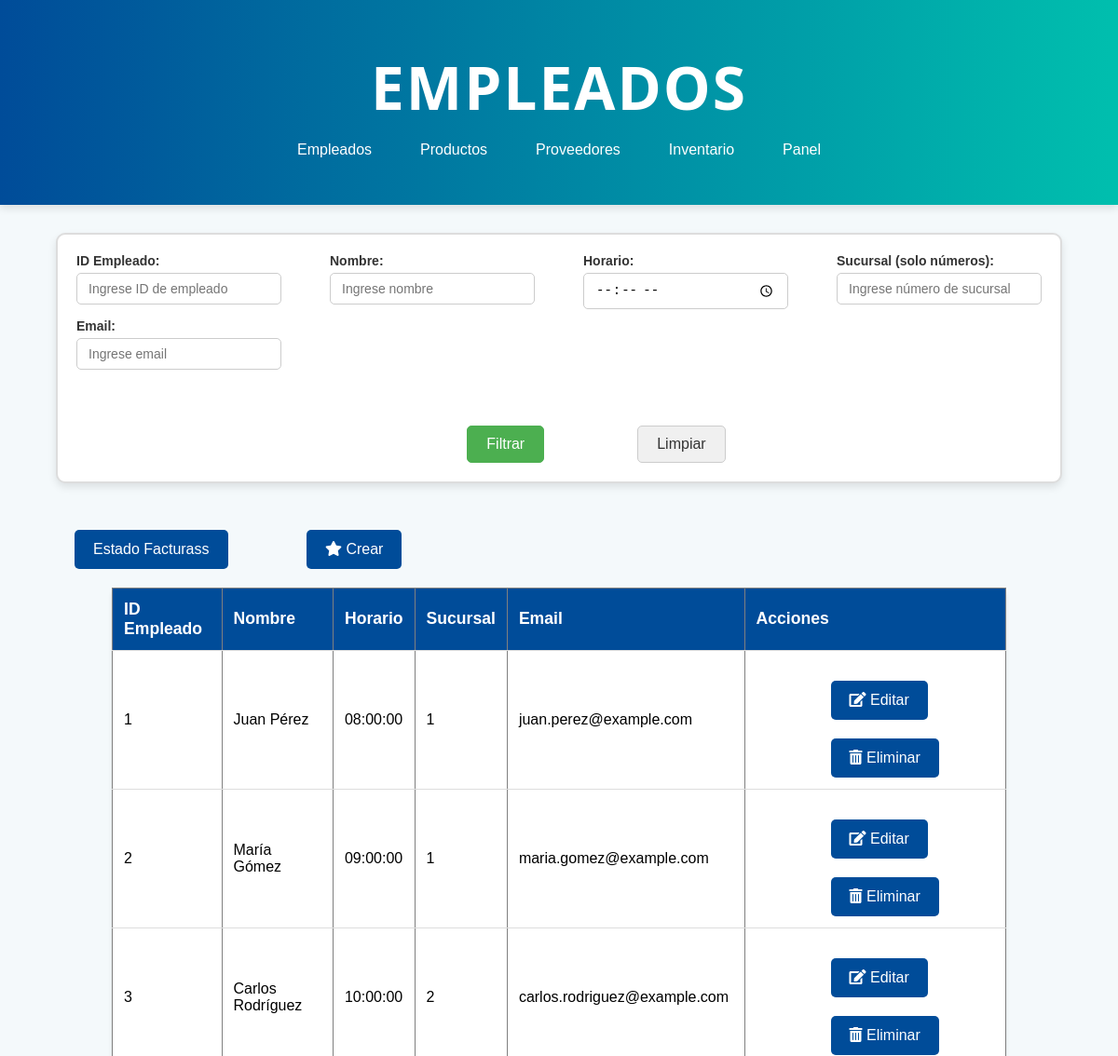
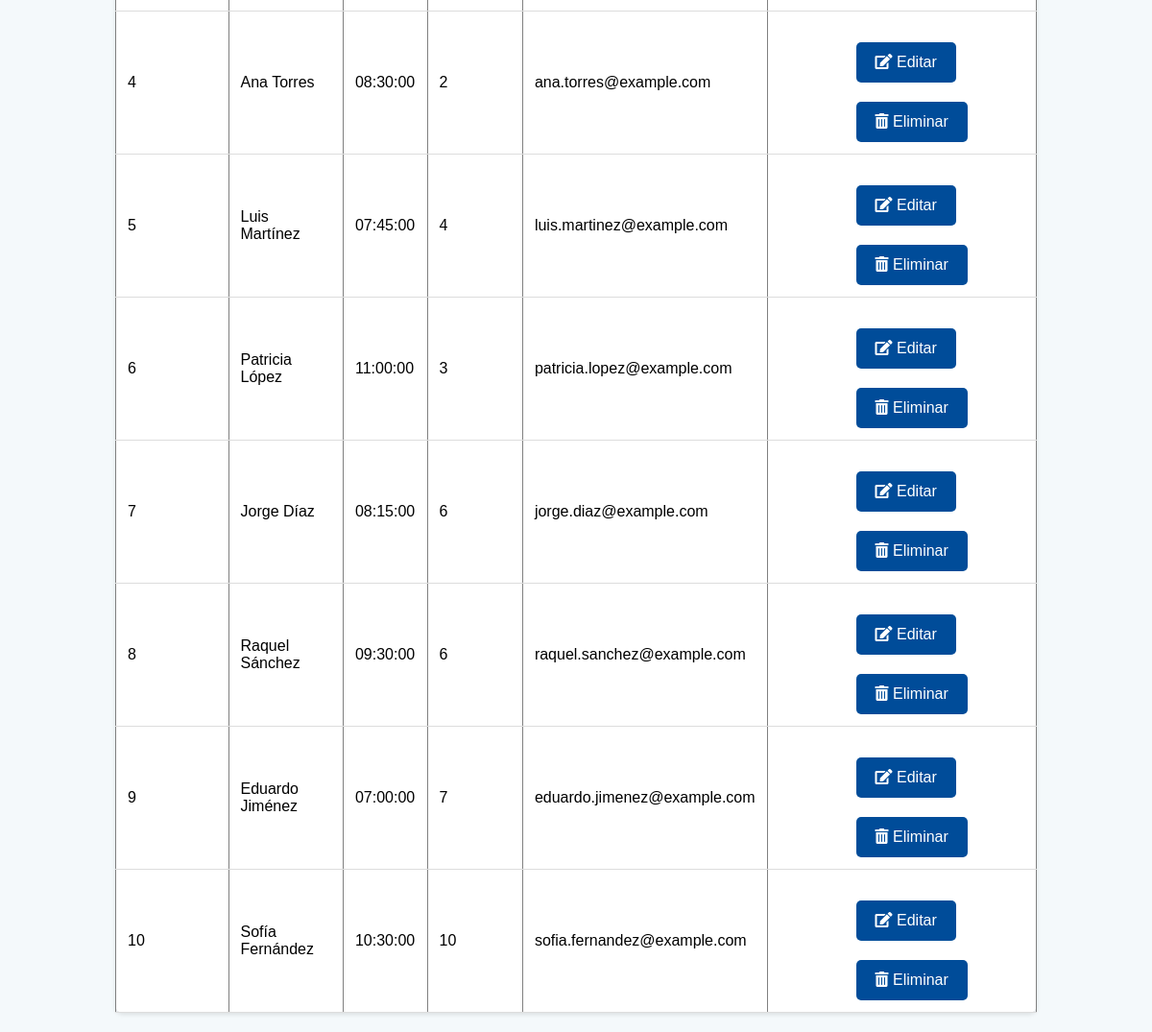
Page /empleado.php on the committed database (2 pictures, top to bottom).
### tables this page shows
CREATE TABLE `empleado` (
  `idEmpleado` int(11) NOT NULL,
  `nombre` varchar(100) NOT NULL,
  `horario` time DEFAULT NULL,
  `sucursal` int(11) NOT NULL,
  `eliminado` int(11) NOT NULL,
  `email` varchar(100) DEFAULT NULL,
  `contrasena` varchar(100) DEFAULT NULL
);

### empleado.php (the view, shortened to what this page needs)
<!DOCTYPE html>
<html lang="es">
<head>
    <link rel="stylesheet" href="css/stylesListas.css">
    <link rel="stylesheet" href="https://cdnjs.cloudflare.com/ajax/libs/font-awesome/5.15.3/css/all.min.css">
</head>
<body>
    <header class="header">
        <h1>Empleados</h1>
        <nav>
            <ul>
            <li><a href="empleado.php">Empleados</a></li>
                <li><a href="producto.php">Productos</a></li>
                <li><a href="proveedor.php">Proveedores</a></li>
                <li><a href="inventario.php">Inventario</a></li>
                <li><a href="administrador.php">Panel</a></li>
            </ul>
        </nav>
    </header>
    <form method="GET" action="">
        <div class="contenedor-filtros">
            <div class="formulario-filtros">
                <div class="filtro">
                    <label for="idEmpleado">ID Empleado:</label>
                    <input type="text" name="idEmpleado" id="idEmpleado" placeholder="Ingrese ID de empleado" value="<?= isset($_GET['idEmpleado']) ? htmlspecialchars($_GET['idEmpleado']) : '' ?>">
                </div>
                <div class="filtro">
                    <label for="nombre">Nombre:</label>
                    <input type="text" name="nombre" id="nombre" placeholder="Ingrese nombre" value="<?= isset($_GET['nombre']) ? htmlspecialchars($_GET['nombre']) : '' ?>">
                </div>
                <div class="filtro">
                    <label for="horario">Horario:</label>
                    <input type="time" name="horario" id="horario" value="<?= isset($_GET['horario']) ? htmlspecialchars($_GET['horario']) : '' ?>">
                </div>
                <div class="filtro">
                    <label for="sucursal">Sucursal (solo números):</label>
                    <input type="number" name="sucursal" id="sucursal" placeholder="Ingrese número de sucursal" value="<?= isset($_GET['sucursal']) ? htmlspecialchars($_GET['sucursal']) : '' ?>" min="1">
                </div>
                <div class="filtro">
                    <label for="email">Email:</label>
                    <input type="email" name="email" id="email" placeholder="Ingrese email" value="<?= isset($_GET['email']) ? htmlspecialchars($_GET['email']) : '' ?>">
                </div>
            </div>
            <div class="botones">
                <button type="submit">Filtrar</button>
                <button type="reset" onclick="resetForm()">Limpiar</button>
            </div>
        </div>
    </form>
    <button onclick="window.location.href='estadosFacturas.php';">Estado Facturass</button>
    <button class='crear' onclick="window.location.href='crearEmpleado.php'">
    <i class='fas fa-star'></i> Crear
</button>
    <table border="1">
        <thead>
            <tr>
                <th>ID Empleado</th>
                <th>Nombre</th>
                <th>Horario</th>
                <th>Sucursal</th>
                <th>Email</th>
                <th>Acciones</th>
            </tr>
        </thead>
        <tbody id="datosEmpleado">
            <?php
            $servername = "localhost";
            $username = "root";
            $password = "";
            $dbname = "drogueriasconfe";
            $conn = new mysqli($servername, $username, $password, $dbname);
            $sql = "SELECT idEmpleado, nombre, horario, sucursal, email FROM empleado WHERE eliminado = 0";
            $result = $conn->query($sql);
            if ($result->num_rows > 0) {
                while ($row = $result->fetch_assoc()) {
                    echo "<tr>
                            <td>" . $row["idEmpleado"] . "</td>
                            <td>" . $row["nombre"] . "</td>
                            <td>" . $row["horario"] . "</td>
                            <td>" . $row["sucursal"] . "</td>
                            <td>" . $row["email"] . "</td>
                            <td>
                                <button class='editar' onclick='editarEmpleado(" . $row["idEmpleado"] . ")'>
                                    <i class='fas fa-edit'></i> Editar
                                </button>
                                <button class='eliminar' onclick='eliminarEmpleado(" . $row["idEmpleado"] . ")'>
                                    <i class='fas fa-trash-alt'></i> Eliminar
                                </button>
                            </td>
                          </tr>";
                }
            } else {
                echo "<tr><td colspan='6'>No se encontraron empleados</td></tr>";
            }
            ?>
        </tbody>
    </table>
</body>
</html>

### css/stylesListas.css (style rules this page uses)
* { box-sizing: border-box; margin: 0; padding: 0; }
body { font-family: Arial, sans-serif; background-color: #f4f9fb; }
header { background: linear-gradient(to right, #004c99, #00bfae); color: white; text-align: center; padding: 50px 20px; box-shadow: 0 4px 8px rgba(0, 0, 0, 0.1); }
header h1 { font-size: 4em; font-family: 'Segoe UI', Tahoma, Geneva, Verdana, sans-serif; font-weight: 700; margin-bottom: 15px; letter-spacing: 2px; text-transform: uppercase; }
nav ul { display: flex; justify-content: center; list-style: none; }
nav ul li { margin: 0 10px; }
nav ul li a { color: #fff; text-decoration: none; padding: 0.5rem 1rem; border-radius: 5px; transition: background-color 0.3s ease; }
table { width: 80%; margin: 20px auto; border-collapse: collapse; background-color: white; box-shadow: 0 2px 4px rgba(0, 0, 0, 0.1); border-radius: 8px; }
th, td { padding: 12px; text-align: left; border-bottom: 1px solid #ddd; }
th { background-color: #004c99; color: white; font-size: 1.1em; }
button { background-color: #004c99; color: white; padding: 12px 20px; border: none; border-radius: 5px; font-size: 1em; cursor: pointer; transition: background-color 0.3s ease; margin-top: 20px; margin-left: 80px; }
.contenedor-filtros { width: 95%; display: flex; flex-direction: column; align-items: center; border: 2px solid #ddd; border-radius: 10px; padding: 20px; box-shadow: 0px 4px 8px rgba(0, 0, 0, 0.1); background-color: #fff; margin: 30px auto; }
.formulario-filtros { display: flex; flex-wrap: wrap; justify-content: space-between; gap: 10px; margin-bottom: 20px; width: 100%; }
.filtro { display: flex; flex-direction: column; width: 220px; min-width: 220px; }
.filtro input { width: 100%; }
.contenedor-filtros { width: 90%; display: flex; flex-direction: column; align-items: center; border: 2px solid #ddd; border-radius: 10px; padding: 20px; box-shadow: 0px 4px 8px rgba(0, 0, 0, 0.1); background-color: #fff; margin: 30px auto; }
.botones { margin-top: 20px; display: flex; justify-content: center; gap: 20px; }
.botones button[type="submit"] { background-color: #4CAF50; color: white; padding: 10px 20px; border: 1px solid #4CAF50; border-radius: 5px; font-size: 16px; cursor: pointer; transition: background-color 0.3s ease; }
.botones button[type="reset"] { background-color: #f0f0f0; color: #333; padding: 10px 20px; border: 1px solid #ccc; border-radius: 5px; font-size: 16px; cursor: pointer; transition: background-color 0.3s ease; }
.filtro label { font-size: 14px; font-weight: bold; color: #333; margin-bottom: 5px; display: block; }
.filtro input { padding: 8px 12px; font-size: 14px; border: 1px solid #ccc; border-radius: 5px; width: 100%; box-sizing: border-box; transition: border-color 0.3s ease; }
.filtro input[type="email"] { padding: 8px 12px; border-radius: 5px; }

### rows in the picture
empleado: idEmpleado "1", nombre "Juan Pérez", horario "08:00:00", sucursal "1", email "juan.perez@example.com"
empleado: idEmpleado "2", nombre "María Gómez", horario "09:00:00", sucursal "1", email "maria.gomez@example.com"
empleado: idEmpleado "3", nombre "Carlos Rodríguez", horario "10:00:00", sucursal "2", email "carlos.rodriguez@example.com"
empleado: idEmpleado "4", nombre "Ana Torres", horario "08:30:00", sucursal "2", email "ana.torres@example.com"
empleado: idEmpleado "5", nombre "Luis Martínez", horario "07:45:00", sucursal "4", email "luis.martinez@example.com"
empleado: idEmpleado "6", nombre "Patricia López", horario "11:00:00", sucursal "3", email "patricia.lopez@example.com"
empleado: idEmpleado "7", nombre "Jorge Díaz", horario "08:15:00", sucursal "6", email "jorge.diaz@example.com"
empleado: idEmpleado "8", nombre "Raquel Sánchez", horario "09:30:00", sucursal "6", email "raquel.sanchez@example.com"
empleado: idEmpleado "9", nombre "Eduardo Jiménez", horario "07:00:00", sucursal "7", email "eduardo.jimenez@example.com"
empleado: idEmpleado "10", nombre "Sofía Fernández", horario "10:30:00", sucursal "10", email "sofia.fernandez@example.com"
